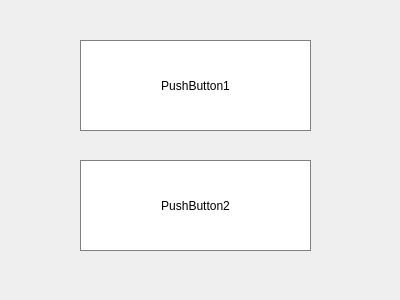
<?xml version="1.0" encoding="UTF-8"?>
<ui version="4.0">
 <class>MyWidget</class>
 <widget class="QWidget" name="MyWidget">
  <property name="geometry">
   <rect>
    <x>0</x>
    <y>0</y>
    <width>400</width>
    <height>300</height>
   </rect>
  </property>
  <property name="windowTitle">
   <string>MyWidget</string>
  </property>
  <widget class="QPushButton" name="pushButton">
   <property name="geometry">
    <rect>
     <x>80</x>
     <y>40</y>
     <width>231</width>
     <height>91</height>
    </rect>
   </property>
   <property name="styleSheet">
    <string notr="true">QPushButton { 
	background-color: rgb(255,255,255);
	border:1px solid gray;
}

QPushButton:pressed
{
    background-color:rgb(255,255,255);
    padding-left:0px;
    padding-top:0px;
}
</string>
   </property>
   <property name="text">
    <string>PushButton1</string>
   </property>
  </widget>
  <widget class="QPushButton" name="pushButton_2">
   <property name="geometry">
    <rect>
     <x>80</x>
     <y>160</y>
     <width>231</width>
     <height>91</height>
    </rect>
   </property>
   <property name="styleSheet">
    <string notr="true">QPushButton
{
	background-color: rgb(255,255,255);
	border:1px solid gray;
}

QPushButton:pressed
{
    background-color:rgb(255,255,255);
    padding-left:0px;
    padding-top:0px;
}
</string>
   </property>
   <property name="text">
    <string>PushButton2</string>
   </property>
  </widget>
 </widget>
 <layoutdefault spacing="6" margin="11"/>
 <resources/>
 <connections/>
</ui>
